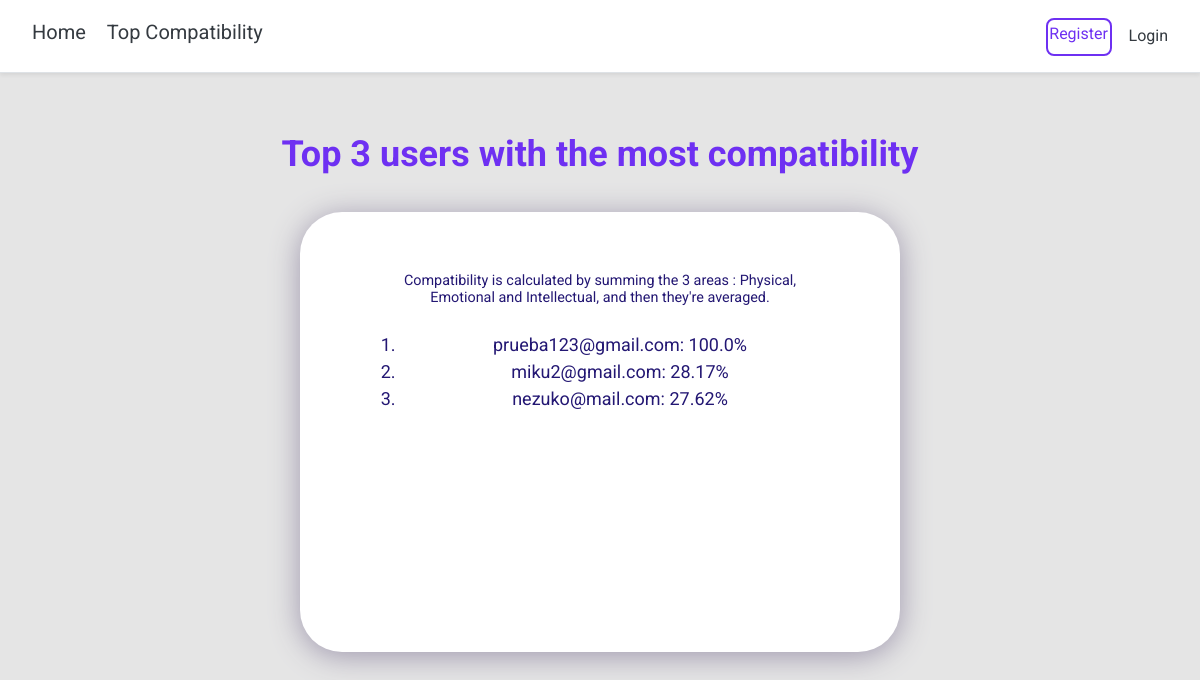
Page /top3/ on the earlier database version.
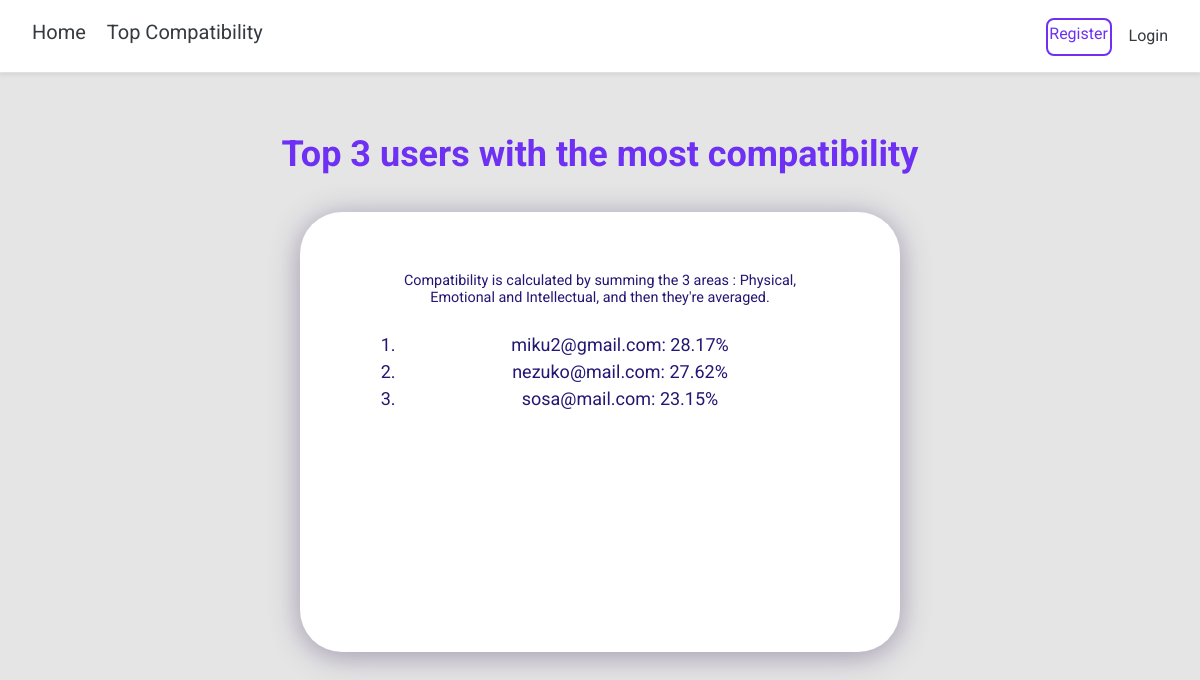
Same page on the later database version.
### user/models.py (models this page shows, shortened)
class CustomUser(AbstractBaseUser, PermissionsMixin):
    username = None
    email = models.EmailField(verbose_name="email", max_length=60, unique=True)
    birthday = models.DateField(null=True, blank=False)
    image= models.ImageField(upload_to='media/images/', null=True, verbose_name="")
    is_staff = models.BooleanField(default=False)
    is_active = models.BooleanField(default=True)
    date_joined = models.DateTimeField(default=timezone.now)
    USERNAME_FIELD = 'email'
    BIRTHDAY_FIELD = 'birthday'
    REQUIRED_FIELDS = ['birthday']
    objects = CustomUserManager()

### biorhythm/views.py (the view)
# urls.py: path('top3/', Top3, name="top3"),
def Top3(request):
    all_users = CustomUser.objects.all()
    user = getCurrentUser(request)
    context = {
        'top3': getTop3Users(user, all_users),
    }
    return render(request, 'biorhythm/top3.html', context)

### biorhythm/utils.py (called while the page is built)
def getBiorhythmCompat(birthday1, birthday2):
    t = birthday1.toordinal() - birthday2.toordinal()
    p_compat = cos((pi * t) / 23)
    e_compat = cos((pi * t) / 28)
    i_compat = cos((pi * t) / 33)
    mean = (p_compat + e_compat + i_compat) / 3
    return {
        "p_compat": round(p_compat, 4),
        "e_compat": round(e_compat, 4),
        "i_compat": round(i_compat, 4),
        "mean": round(mean * 100, 2)
    }

def getTop3Users(current_user, all_users):
    compat_info = []
    for user in all_users:
        if current_user == user:
            continue
        compat_info.append({"email": user.email, "compatibility": getBiorhythmCompat(current_user.birthday, user.birthday)})
    compat_info = sorted(compat_info, key=lambda x: x['compatibility']['mean'])
    compat_info.reverse()
    return compat_info[:3]

### biorhythm/views.py (called while the page is built)
def getCurrentUser(request):
    if request.user.id:
        return CustomUser.objects.get(id = request.user.id)
    return CustomUser.objects.get(id = 1)

### biorhythm/templates/biorhythm/top3.html (shortened to what this page needs)
{% extends 'base.html' %}{% load static %} {% block content %}
<div>
  <h1 style="text-align: center; margin-top: 5%;margin-bottom: 3%; color: #6E30F2; font-weight: 700; font-size: 3vw;">
    Top 3 users with the most compatibility
  </h1>
<div style="border-radius: 42px; background-color: white; width: 50%; height: 55%; margin: auto;box-shadow: 0px 4px 30px #9E97AD; padding: 5%;">
  <h3 style="text-align: center; color: #231773; font-weight: 400; font-size: 1.2vw; width: 95%; margin: auto;"> Compatibility is calculated by summing the 3 areas : Physical, Emotional and Intellectual, and then they're averaged.</h3>
  <div style="margin-top: 5%;">
    <ol>
    {% for user in top3 %}
    <li style="text-align: center; font-size: 1.5vw">
      {{user.email}}: {{user.compatibility.mean}}%
    </li>
    {% endfor %}
  </div>
</div>
</div>
{% endblock content %}

### biorythm_social_network/templates/base.html (shortened to what this page needs)
{% load static %}
<html lang="en">
  <head>
    <link
      rel="stylesheet"
      href="{% static 'bootstrap/css/bootstrap.min.css' %}"
    />
  </head>
  <body>
    {% include 'snippets/header.html' %}
    <div class="main">{% block content %} {% endblock content %}</div>
  </body>
</html>

### biorythm_social_network/templates/snippets/header.html (shortened to what this page needs)
<div
  class="d-flex flex-column flex-lg-row p-3 px-md-4 mb-3 bg-white border-bottom shadow-sm"
>
  <div class="d-none d-md-flex flex-row my-auto flex-grow-1 align-items-center">
    <h5 class="mr-3 font-weight-normal justify-content-start">
      <a class="p-2 text-dark" href="{% url 'home' %}">Home</a>
      <a class="p-2 text-dark" href="{% url 'top3' %}">Top Compatibility</a>
    </h5>
    <div class="d-flex flex-row-reverse flex-grow-1">
      {% if request.user.is_authenticated %}
        <a class="p-2 text-dark" href="{% url 'logout' %}">Logout</a>
      {% else %}
        <a class="p-2 text-dark" href="/login">Login</a>
      {% endif %}
        <a class="registerButton" href="/signup"
          >Register</a
        >
    </div>
  </div>
  </div>

### biorythm_social_network/templates/snippets/base_css.html (style rules this page uses)
body { background-color: #f2f2f2; font-family: "Segoe UI"; font-weight: 380; }
:root { --main-background-color: #f2f2f2; --dark-background-color: #a2a2a2; --secondary-text-color: #808080; --light-primary-text-color: #6E30F2; }

### biorythm_social_network/templates/snippets/header.html (style rules this page uses)
.registerButton { border-radius: 8px; border-color: #6E30F2; border-width: 2px; padding: .2%; border-style: solid; text-align: center; color: #6E30F2; margin-right: 1%; margin-top: .2%; }

### biorythm_social_network/templates/base.html (style rules this page uses)
body { font-family: 'Roboto', sans-serif; background-color: #E5E5E5; color: #231773; font-weight: 400; }
.main { min-height: 100vh; height: 100%; }

Differences in the rows shown:
removed CustomUser: email "prueba123@gmail.com"
now on this page (row unchanged): CustomUser: email "sosa@mail.com"
Other differences:
new list line: ": 23.15 %"
list line gone: ": 100.0 %"
